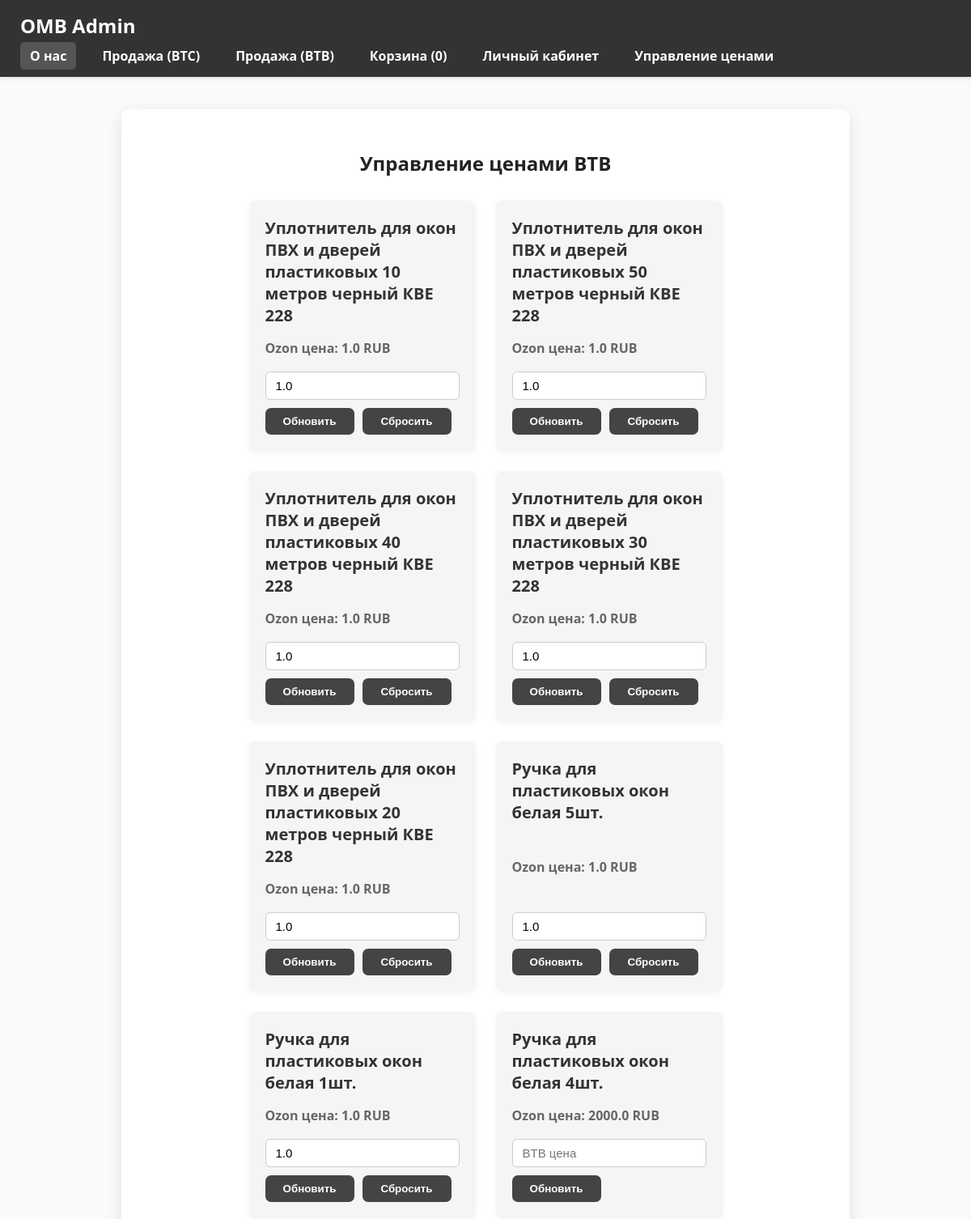
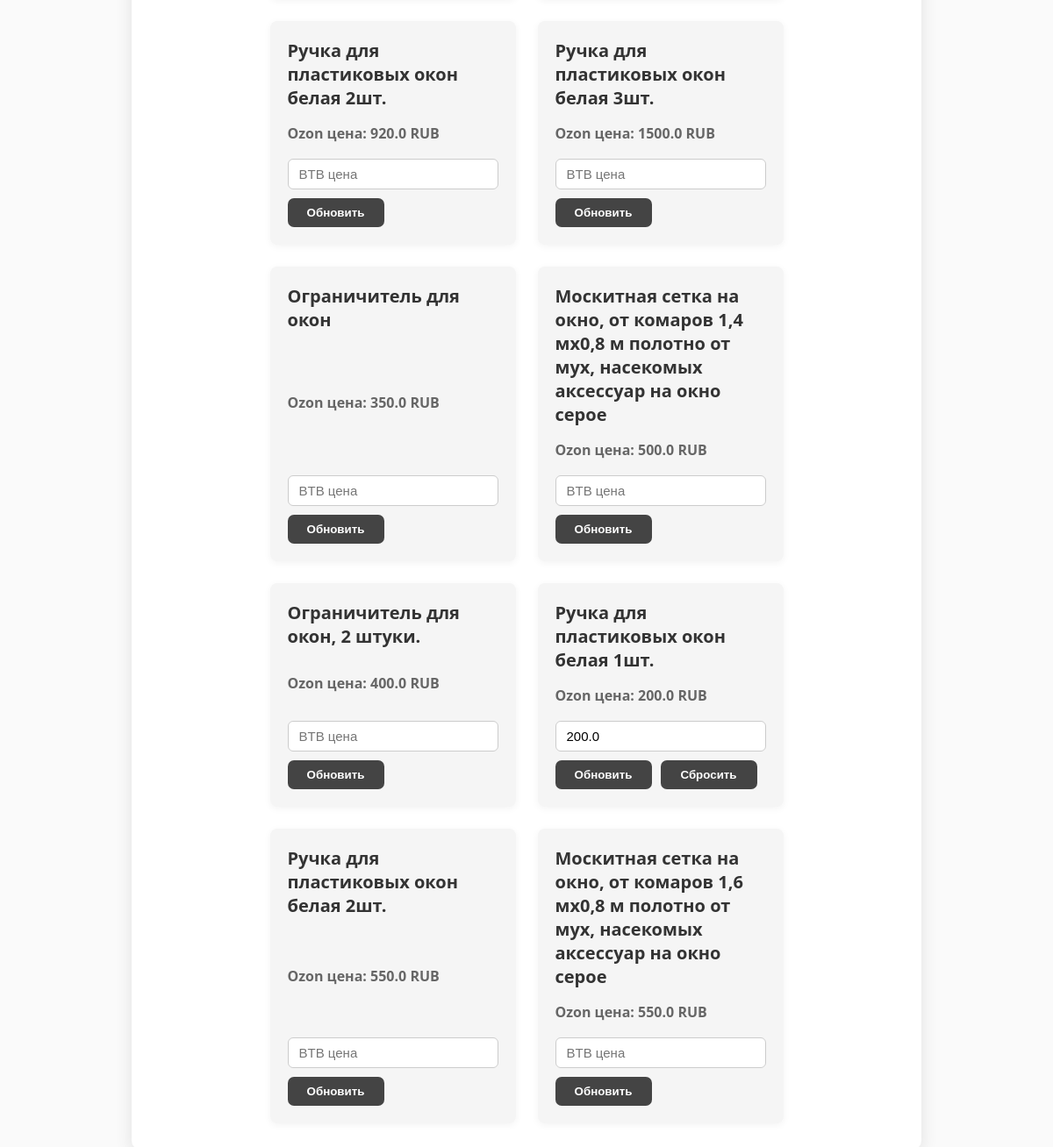
/admin/products (signed in), run on the app's committed database (2 pictures, top to bottom).
### tables this page shows
CREATE TABLE products (
            id INTEGER PRIMARY KEY,
            product_id INTEGER UNIQUE,
            offer_id TEXT,
            name TEXT,
            price REAL,        -- Ozon цена
            old_price REAL,
            btb_price REAL,    -- цена BTB
            currency_code TEXT,
            is_archived BOOLEAN,
            created_at TIMESTAMP DEFAULT CURRENT_TIMESTAMP,
            updated_at TIMESTAMP DEFAULT CURRENT_TIMESTAMP
        );

### app.py (the view)
@app.route('/admin/products')
def admin_products():
    if not session.get('is_admin'):
        return redirect(url_for('account_page'))
    products = get_all_products()
    return render_template('product_list_ad.html', products=products)

### app.py (called while the page is built)
@app.context_processor
def utility_processor():
    return {
        'calculate_total': calculate_total,
        'calculate_total_quantity': calculate_total_quantity
    }

@app.before_request
def before_request():
    if 'cart' not in session:
        session['cart'] = {'btc': {}, 'btb': {}}

@app.after_request
def fix_content_type_and_cache(response):
    if request.path.startswith('/static'):
        return response
    if response.content_type.startswith('text/html'):
        response.headers['Content-Type'] = 'text/html; charset=utf-8'
    return response

### templates/product_list_ad.html (shortened to what this page needs)
<!DOCTYPE html>
<html lang="ru">
<head>
    <link rel="stylesheet" href="/static/product_list_ad.css">
</head>
<body>
    <header>
        <h1>OMB Admin</h1>
        <nav>
            <ul>
                <li><a href="/about" class="active">О нас</a></li>
                <li><a href="/btc">Продажа (BTC)</a></li>
                <li><a href="/btb">Продажа (BTB)</a></li>
                <li><a href="/cart">Корзина (<span id="cart-count">0</span>)</a></li>
                <li><a href="/account">Личный кабинет</a></li>
                <li><a href="/admin/products">Управление ценами</a></li>
            </ul>
        </nav>
    </header>
    <main>
        <h2>Управление ценами BTB</h2>
        <div class="admin-products">
            {% for product in products %}
            <div class="admin-product">
                <h3>{{ product.name }}</h3>
                <p>Ozon цена: {{ product.price }} RUB</p>
                <div class="price-control">
                    <input type="number"
                           value="{{ product.btb_price or '' }}"
                           placeholder="BTB цена"
                           id="btb-price-{{ product.product_id }}">
                    <button onclick="updateBtbPrice({{ product.product_id }})">
                        Обновить
                    </button>
                    {% if product.btb_price %}
                    <button onclick="resetBtbPrice({{ product.product_id }})">
                        Сбросить
                    </button>
                    {% endif %}
                </div>
            </div>
            {% endfor %}
        </div>
    </main>
</body>
</html>

### static/product_list_ad.css (style rules this page uses)
body { font-family: 'Segoe UI', Tahoma, Geneva, Verdana, sans-serif; background-color: #fafafa; margin: 0; padding: 0; min-height: 100vh; display: flex; flex-direction: column; }
header { background-color: #333; color: white; padding: 15px 25px; box-shadow: 0 2px 5px rgba(0,0,0,0.1); }
header h1 { margin: 0; font-size: 24px; }
nav ul { list-style: none; display: flex; gap: 20px; padding: 10px 0 0 0; margin: 0; }
nav ul li a { color: white; text-decoration: none; font-weight: 600; padding: 6px 12px; border-radius: 5px; transition: background-color 0.3s ease; }
nav ul li a:hover, nav ul li a.active { background-color: #555; }
main { flex-grow: 1; max-width: 900px; margin: 40px auto; background: white; padding: 30px 25px; border-radius: 10px; box-shadow: 0 6px 20px rgba(0,0,0,0.1); box-sizing: border-box; }
main h2 { margin-bottom: 30px; font-weight: 700; color: #222; text-align: center; }
.admin-products { display: flex; flex-wrap: wrap; gap: 25px; justify-content: center; }
.admin-product { background-color: #f5f5f5; border-radius: 8px; padding: 20px; width: 280px; box-sizing: border-box; box-shadow: 0 2px 8px rgba(0,0,0,0.05); display: flex; flex-direction: column; justify-content: space-between; }
.admin-product h3 { margin-top: 0; margin-bottom: 10px; font-size: 20px; color: #333; }
.admin-product p { margin: 6px 0 18px 0; color: #666; font-weight: 600; }
.price-control { display: flex; gap: 10px; flex-wrap: wrap; align-items: center; }
.price-control input[type="number"] { flex-grow: 1; padding: 8px 12px; font-size: 15px; border: 1.5px solid #ccc; border-radius: 6px; transition: border-color 0.3s ease; min-width: 120px; box-sizing: border-box; }
.price-control button { background-color: #444; color: white; border: none; border-radius: 7px; padding: 9px 16px; font-weight: 700; cursor: pointer; transition: background-color 0.3s ease; min-width: 110px; box-sizing: border-box; }

### data on the page
products: name "Уплотнитель для окон ПВХ и дверей пластиковых 10 метров черный КВЕ 228", price "1.0", btb_price "1.0"
products: name "Уплотнитель для окон ПВХ и дверей пластиковых 50 метров черный КВЕ 228", price "1.0", btb_price "1.0"
products: name "Уплотнитель для окон ПВХ и дверей пластиковых 40 метров черный КВЕ 228", price "1.0", btb_price "1.0"
products: name "Уплотнитель для окон ПВХ и дверей пластиковых 30 метров черный КВЕ 228", price "1.0", btb_price "1.0"
products: name "Уплотнитель для окон ПВХ и дверей пластиковых 20 метров черный КВЕ 228", price "1.0", btb_price "1.0"
products: name "Ручка для пластиковых окон белая 5шт.", price "1.0", btb_price "1.0"
products: name "Ручка для пластиковых окон белая 1шт.", price "1.0", btb_price "1.0"
products: name "Ручка для пластиковых окон белая 4шт.", price "2000.0"
products: name "Ручка для пластиковых окон белая 2шт.", price "920.0"
products: name "Ручка для пластиковых окон белая 3шт.", price "1500.0"
products: name "Ограничитель для окон", price "350.0"
products: name "Москитная сетка на окно, от комаров 1,4 мх0,8 м полотно от мух, насекомых аксессуар на окно серое", price "500.0"
products: name "Ограничитель для окон, 2 штуки.", price "400.0"
products: name "Ручка для пластиковых окон белая 1шт.", price "200.0", btb_price "200.0"
products: name "Ручка для пластиковых окон белая 2шт.", price "550.0"
products: name "Москитная сетка на окно, от комаров 1,6 мх0,8 м полотно от мух, насекомых аксессуар на окно серое", price "550.0"
